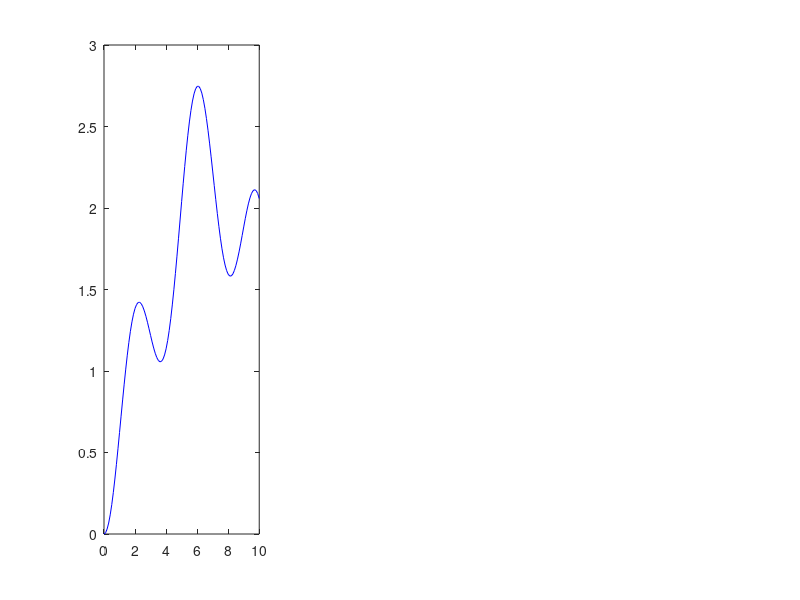

Source code (MATLAB): (Note: this script raises an error after producing the figure.)
%ALEXANDROS KRITAROULAS (AEM:10545)
%THEMA 1 ERGASIAS 1
%ΜODELING AND SIMULATION OF DYNAMIC SYSTEMS

clear;
clc;
close all; 

m=8.5;
k=2;
b=0.65;
u=@(t)10*cos(0.5*pi*t)+3;

odefun = @(t,y) [y(2); -b*y(2)/m - k*y(1)/m + u(t)/m];

t=0:0.1:10;

[t,y]=ode45(odefun,t,[0,0]);


Y = y(:,1);
figure;
subplot(1,3,1)
plot(t,Y, 'b')
hold on; 


[estm, estb, estk, esttheta, ymodel] = LeastSquare(y, u, t);

% Εμφάνιση των γραφικών παραστάσεων
subplot(1,3,2)
plot(t, Y, 'b', t, ymodel(:, 1), 'r');
xlabel('Time (s)');
ylabel('Position (m)');
legend('Actual', 'Estimated');
title('Position vs. Time');

% Υπολογισμός της διαφοράς y(t) - y^(t)
error = Y - ymodel(:, 1);

% Εμφάνιση του διαγράμματος
subplot(1,3,3)
plot(t, error, 'm');
xlabel('Time (s)');
ylabel('Error (m)');
title('Error between Actual and Estimated Position');     
